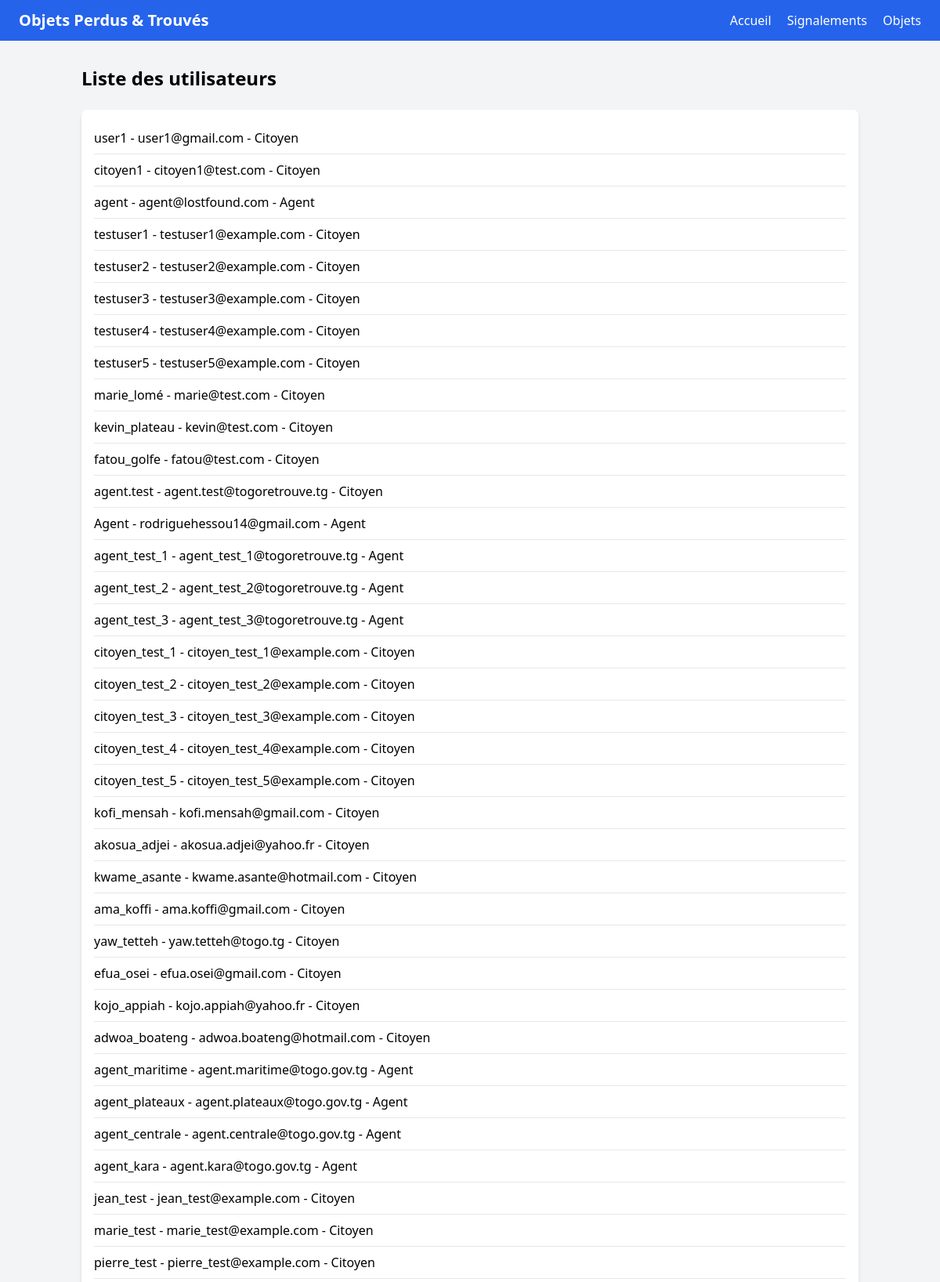
Page /utilisateurs/ (upper part) on the committed database.
### core/models.py (models this page shows, shortened)
class Utilisateur(AbstractUser):
    telephone = models.CharField(max_length=20, blank=True, null=True)
    ROLE_CHOICES = [
        ('citoyen', 'Citoyen'),
        ('agent', 'Agent'),
        ('admin', 'Administrateur'),
    ]
    role = models.CharField(max_length=12, choices=ROLE_CHOICES, default='citoyen')
    region = models.ForeignKey(Region, on_delete=models.SET_NULL, blank=True, null=True)
    prefecture = models.ForeignKey(Prefecture, on_delete=models.SET_NULL, blank=True, null=True)
    structure_locale = models.ForeignKey(StructureLocale, on_delete=models.SET_NULL, blank=True, null=True)
    date_derniere_connexion = models.DateTimeField(null=True, blank=True)
    actif = models.BooleanField(default=True)
    verifie = models.BooleanField(default=False, help_text="Compte vérifié par un admin")
    date_verification = models.DateTimeField(null=True, blank=True)
    class Meta:
        permissions = [
            ("can_manage_declarations", "Peut gérer les déclarations"),
            ("can_validate_claims", "Peut valider les réclamations"),
            ("can_manage_users", "Peut gérer les utilisateurs"),
            ("can_view_analytics", "Peut voir les analytics"),
            ("can_manage_regions", "Peut gérer les régions"),
        ]

### core/views.py (the view)
# urls.py: path('utilisateurs/', views.utilisateurs_list, name='utilisateurs_list'),
def utilisateurs_list(request):
    utilisateurs = Utilisateur.objects.all()
    return render(request, 'utilisateurs_list.html', {'utilisateurs': utilisateurs})

### core/templates/utilisateurs_list.html (shortened to what this page needs)
<!DOCTYPE html>
<html lang="fr">
<head>
    <script src="https://cdn.tailwindcss.com"></script>
</head>
<body class="bg-gray-100">
    <nav class="bg-blue-600 text-white py-3 px-6 flex justify-between items-center">
        <h1 class="font-bold text-xl">Objets Perdus & Trouvés</h1>
        <div class="space-x-4">
            <a href="{% url 'home' %}" class="hover:underline">Accueil</a>
            <a href="{% url 'signalements_list' %}" class="hover:underline">Signalements</a>
            <a href="{% url 'objets_list' %}" class="hover:underline">Objets</a>
        </div>
    </nav>
    <div class="container mx-auto px-4 py-8">
        <h1 class="text-2xl font-bold mb-6">Liste des utilisateurs</h1>
        <div class="bg-white rounded-lg shadow-md p-4">
            <ul class="divide-y divide-gray-200">
                {% for user in utilisateurs %}
                <li class="py-2">{{ user.username }} - {{ user.email }} - {{ user.role|capfirst }}</li>
                {% empty %}
                <li class="text-gray-500">Aucun utilisateur pour le moment.</li>
                {% endfor %}
            </ul>
        </div>
    </div>
</body>
</html>

### rows in the picture
Utilisateur: username "user1", email "user1@gmail.com", role "Citoyen"
Utilisateur: username "citoyen1", email "citoyen1@test.com", role "Citoyen"
Utilisateur: username "agent", email "agent@lostfound.com", role "Agent"
Utilisateur: username "testuser1", email "testuser1@example.com", role "Citoyen"
Utilisateur: username "testuser2", email "testuser2@example.com", role "Citoyen"
Utilisateur: username "testuser3", email "testuser3@example.com", role "Citoyen"
Utilisateur: username "testuser4", email "testuser4@example.com", role "Citoyen"
Utilisateur: username "testuser5", email "testuser5@example.com", role "Citoyen"
Utilisateur: username "marie_lomé", email "marie@test.com", role "Citoyen"
Utilisateur: username "kevin_plateau", email "kevin@test.com", role "Citoyen"
Utilisateur: username "fatou_golfe", email "fatou@test.com", role "Citoyen"
Utilisateur: username "agent.test", email "agent.test@togoretrouve.tg", role "Citoyen"
Utilisateur: username "Agent", email "rodriguehessou14@gmail.com", role "Agent"
Utilisateur: username "agent_test_1", email "agent_test_1@togoretrouve.tg", role "Agent"
Utilisateur: username "agent_test_2", email "agent_test_2@togoretrouve.tg", role "Agent"
Utilisateur: username "agent_test_3", email "agent_test_3@togoretrouve.tg", role "Agent"
Utilisateur: username "citoyen_test_1", email "citoyen_test_1@example.com", role "Citoyen"
Utilisateur: username "citoyen_test_2", email "citoyen_test_2@example.com", role "Citoyen"
Utilisateur: username "citoyen_test_3", email "citoyen_test_3@example.com", role "Citoyen"
Utilisateur: username "citoyen_test_4", email "citoyen_test_4@example.com", role "Citoyen"
Utilisateur: username "citoyen_test_5", email "citoyen_test_5@example.com", role "Citoyen"
Utilisateur: username "kofi_mensah", email "kofi.mensah@gmail.com", role "Citoyen"
Utilisateur: username "akosua_adjei", email "akosua.adjei@yahoo.fr", role "Citoyen"
Utilisateur: username "kwame_asante", email "kwame.asante@hotmail.com", role "Citoyen"
Utilisateur: username "ama_koffi", email "ama.koffi@gmail.com", role "Citoyen"
Utilisateur: username "yaw_tetteh", email "yaw.tetteh@togo.tg", role "Citoyen"
Utilisateur: username "efua_osei", email "efua.osei@gmail.com", role "Citoyen"
Utilisateur: username "kojo_appiah", email "kojo.appiah@yahoo.fr", role "Citoyen"
Utilisateur: username "adwoa_boateng", email "adwoa.boateng@hotmail.com", role "Citoyen"
Utilisateur: username "agent_maritime", email "agent.maritime@togo.gov.tg", role "Agent"
Utilisateur: username "agent_plateaux", email "agent.plateaux@togo.gov.tg", role "Agent"
Utilisateur: username "agent_centrale", email "agent.centrale@togo.gov.tg", role "Agent"
Utilisateur: username "agent_kara", email "agent.kara@togo.gov.tg", role "Agent"
Utilisateur: username "jean_test", email "jean_test@example.com", role "Citoyen"
Utilisateur: username "marie_test", email "marie_test@example.com", role "Citoyen"
Utilisateur: username "pierre_test", email "pierre_test@example.com", role "Citoyen"
